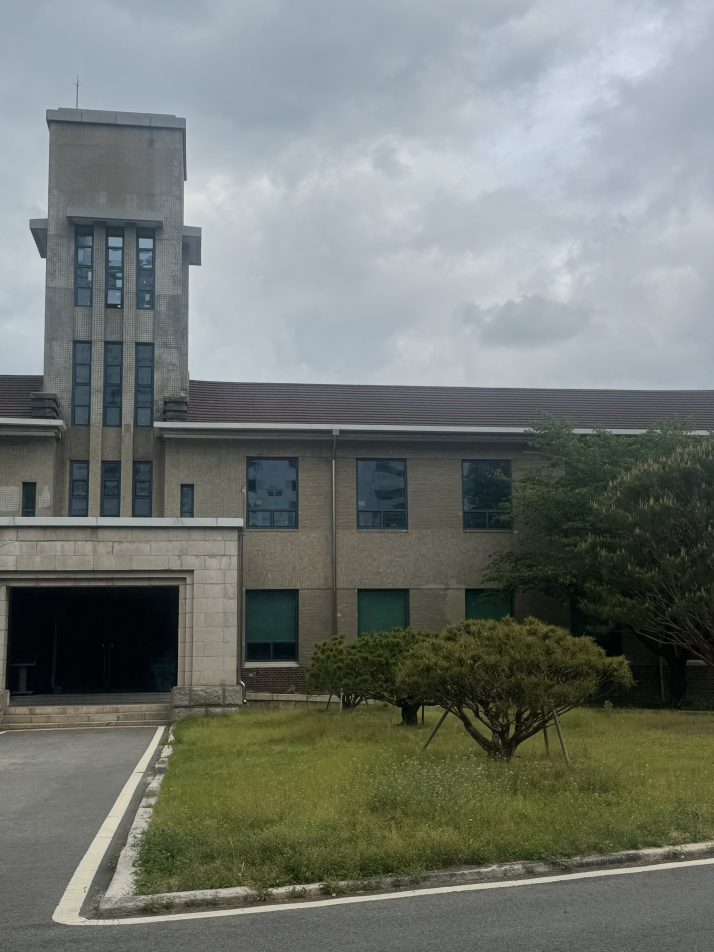
#> input picture KakaoTalk_20260428_135350625.jpg, 4284 x 5712 px (shown at 1/6 size)
$ python image_stitching.py
#> lines starting #> are read from the running program, lines starting #| are printed output that depends on the picture; pictures that were not available may be replaced by others from this repository, and a replacement may not be noted
"""
image_stitching.py
==================
자동 이미지 스티칭 프로그램
- SIFT 특징점 추출 및 FLANN 매칭
- Lowe's ratio test로 좋은 매칭 선별
- RANSAC 기반 호모그래피 추정
- warpPerspective로 이미지 워핑
- ★ 추가 기능: Linear Feathering Blending (자연스러운 경계 합성)
"""

import cv2
import numpy as np
import os

# ────────────────────────────────────────────────────
# 설정: 사용할 이미지 경로 (왼쪽 → 오른쪽 순서)
# ────────────────────────────────────────────────────
IMAGE_PATHS = [
    "KakaoTalk_20260428_135350625.jpg",
    "KakaoTalk_20260428_140646008.jpg",
    "IMG_2108.jpeg",
]
OUTPUT_DIR  = "output"
MAX_WIDTH   = 1200
RATIO_TEST  = 0.80
RANSAC_THR  = 5.0
MIN_MATCHES = 10


def load_images(paths):
    images = []
    for p in paths:
        img = cv2.imread(p)
#> img is the input picture: shape (5712, 4284, 3); mean B, G, R 114, 119.6, 113.9
        if img is None:
            raise FileNotFoundError(f"[ERROR] 이미지를 찾을 수 없습니다: {p}")
        h, w = img.shape[:2]
#> h = 5712; w = 4284
        if w > MAX_WIDTH:
            scale = MAX_WIDTH / w
#> scale = 0.28
            img = cv2.resize(img, (int(w * scale), int(h * scale)))
#> img: shape (1600, 1200, 3)
        images.append(img)
        print(f"  [LOAD] {os.path.basename(p):40s} {img.shape[1]}x{img.shape[0]}")
#|   [LOAD] KakaoTalk_20260428_135350625.jpg         1200x1600
    return images


def detect_and_match(img1, img2):
    gray1 = cv2.cvtColor(img1, cv2.COLOR_BGR2GRAY)
    gray2 = cv2.cvtColor(img2, cv2.COLOR_BGR2GRAY)
    sift = cv2.SIFT_create()
    kp1, des1 = sift.detectAndCompute(gray1, None)
    kp2, des2 = sift.detectAndCompute(gray2, None)
    print(f"  특징점 수: {len(kp1)} / {len(kp2)}")
    index_params  = dict(algorithm=1, trees=5)
    search_params = dict(checks=50)
    flann   = cv2.FlannBasedMatcher(index_params, search_params)
    matches = flann.knnMatch(des1, des2, k=2)
    good = [m for m, n in matches if m.distance < RATIO_TEST * n.distance]
    print(f"  좋은 매칭 수 (ratio test): {len(good)}")
    if len(good) < MIN_MATCHES:
        raise RuntimeError(f"매칭 수 부족: {len(good)} < {MIN_MATCHES}")
    return kp1, kp2, good


def find_homography(kp1, kp2, matches):
    src_pts = np.float32([kp1[m.queryIdx].pt for m in matches]).reshape(-1, 1, 2)
    dst_pts = np.float32([kp2[m.trainIdx].pt for m in matches]).reshape(-1, 1, 2)
    H, mask = cv2.findHomography(src_pts, dst_pts, cv2.RANSAC, RANSAC_THR)
    inliers = int(mask.sum()) if mask is not None else 0
    print(f"  RANSAC 인라이어: {inliers}/{len(matches)}")
    if H is None:
        raise RuntimeError("호모그래피 추정 실패")
    return H, mask


def warp_and_composite(img_src, img_dst, H):
    h_s, w_s = img_src.shape[:2]
    h_d, w_d = img_dst.shape[:2]
    corners_src = np.float32([[0,0],[w_s,0],[w_s,h_s],[0,h_s]]).reshape(-1,1,2)
    corners_dst = np.float32([[0,0],[w_d,0],[w_d,h_d],[0,h_d]]).reshape(-1,1,2)
    corners_warped = cv2.perspectiveTransform(corners_src, H)
    all_corners = np.concatenate([corners_dst, corners_warped], axis=0)
    x_min = int(np.floor(all_corners[:,:,0].min()))
    y_min = int(np.floor(all_corners[:,:,1].min()))
    x_max = int(np.ceil(all_corners[:,:,0].max()))
    y_max = int(np.ceil(all_corners[:,:,1].max()))
    tx, ty = -x_min, -y_min
    T = np.array([[1,0,tx],[0,1,ty],[0,0,1]], dtype=np.float64)
    canvas_w = x_max - x_min
    canvas_h = y_max - y_min
    warped_src = cv2.warpPerspective(img_src, T @ H, (canvas_w, canvas_h))
    canvas_dst = np.zeros((canvas_h, canvas_w, 3), dtype=np.uint8)
    canvas_dst[ty:ty+h_d, tx:tx+w_d] = img_dst
    result = feathering_blend(canvas_dst, warped_src)
    return result


def feathering_blend(img_a, img_b):
    """★ 추가 기능: Linear Feathering Blending
    거리 변환 기반 alpha 맵으로 이미지 경계를 자연스럽게 합성"""
    mask_a = (img_a.sum(axis=2) > 0).astype(np.uint8)
    mask_b = (img_b.sum(axis=2) > 0).astype(np.uint8)
    dist_a = cv2.distanceTransform(mask_a, cv2.DIST_L2, 5)
    dist_b = cv2.distanceTransform(mask_b, cv2.DIST_L2, 5)
    total = dist_a + dist_b
    total[total == 0] = 1
    alpha = (dist_a / total)[..., np.newaxis]
    overlap = (mask_a & mask_b).astype(bool)
    only_a  = (mask_a & ~mask_b).astype(bool)
    only_b  = (~mask_a & mask_b).astype(bool)
    result = np.zeros_like(img_a, dtype=np.float32)
    img_a_f = img_a.astype(np.float32)
    img_b_f = img_b.astype(np.float32)
    result[overlap] = (alpha[overlap] * img_a_f[overlap] +
                       (1 - alpha[overlap]) * img_b_f[overlap])
    result[only_a]  = img_a_f[only_a]
    result[only_b]  = img_b_f[only_b]
    return result.clip(0, 255).astype(np.uint8)


def crop_black_border(img):
    gray = cv2.cvtColor(img, cv2.COLOR_BGR2GRAY)
    _, thresh = cv2.threshold(gray, 1, 255, cv2.THRESH_BINARY)
    coords = cv2.findNonZero(thresh)
    if coords is None:
        return img
    x, y, w, h = cv2.boundingRect(coords)
    return img[y:y+h, x:x+w]


def save_match_visualization(img1, img2, kp1, kp2, matches, mask, save_path):
    inlier_matches = [m for m, flag in zip(matches, mask.ravel()) if flag]
    vis = cv2.drawMatches(
        img1, kp1, img2, kp2,
        inlier_matches[:60], None,
        matchColor=(0, 255, 0),
        singlePointColor=(255, 0, 0),
        flags=cv2.DrawMatchesFlags_NOT_DRAW_SINGLE_POINTS
    )
    cv2.imwrite(save_path, vis)
    print(f"  [SAVE] 매칭 시각화 -> {save_path}")


if __name__ == "__main__":
    os.makedirs(OUTPUT_DIR, exist_ok=True)

    print("=" * 55)
    print("  Image Stitching with Feathering Blend")
    print("=" * 55)

    print("\n[1] 이미지 로드")
    images = load_images(IMAGE_PATHS)
#> images = 3 items

    result = images[0]

    for i in range(1, len(images)):
        print(f"\n[{i+1}] 이미지 {i} + 이미지 {i+1} 정합")
        try:
            kp1, kp2, good = detect_and_match(result, images[i])
            H, mask = find_homography(kp1, kp2, good)
            save_match_visualization(
                result, images[i], kp1, kp2, good, mask,
                os.path.join(OUTPUT_DIR, f"match_{i}.jpg")
            )
            result = warp_and_composite(result, images[i], H)
            result = crop_black_border(result)
            print(f"  현재 파노라마 크기: {result.shape[1]} x {result.shape[0]}")
            mid_path = os.path.join(OUTPUT_DIR, f"step_{i}.jpg")
            cv2.imwrite(mid_path, result)
            print(f"  [SAVE] 중간 결과 -> {mid_path}")
        except RuntimeError as e:
            print(f"  [SKIP] {e}")
            continue
#> this loop made 2 passes
#> (index_params in detect_and_match, search_params in detect_and_match, matches in detect_and_match, good, inliers in find_homography, inlier_matches in save_match_visualization, h_s in warp_and_composite, w_s in warp_and_composite) on pass 1: ({'algorithm': 1, 'trees': 5}, {'checks': 50}, 4187 matches, 4187 matches, 4187, 4187 matches, 1600, 1200)
#> (index_params in detect_and_match, search_params in detect_and_match, matches in detect_and_match, good, inliers in find_homography, inlier_matches in save_match_visualization, h_s in warp_and_composite, w_s in warp_and_composite) on pass 2: ({'algorithm': 1, 'trees': 5}, {'checks': 50}, 4187 matches, 288 matches, 129, 129 matches, 1600, 1200)
#| [2] 이미지 1 + 이미지 2 정합
#|   특징점 수: 4187 / 4187
#|   좋은 매칭 수 (ratio test): 4187
#|   RANSAC 인라이어: 4187/4187
#|   [SAVE] 매칭 시각화 -> output/match_1.jpg
#|   현재 파노라마 크기: 1200 x 1600
#|   [SAVE] 중간 결과 -> output/step_1.jpg
#| [3] 이미지 2 + 이미지 3 정합
#|   특징점 수: 4187 / 2160
#|   좋은 매칭 수 (ratio test): 288
#> (further printed lines are left out)
#> pass 1, in detect_and_match, `gray1 = cv2.cvtColor(img1, cv2.COLOR_BGR2GRAY)`:
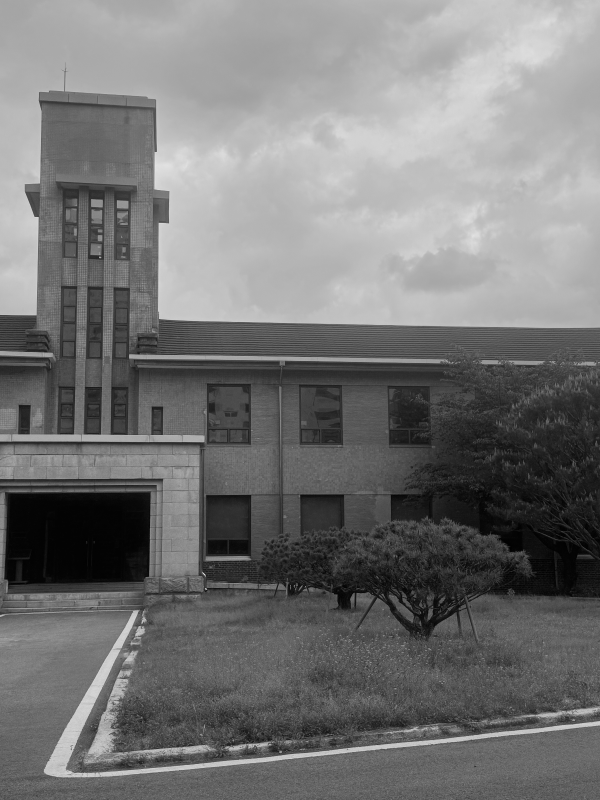
#> gray1: shape (1600, 1200) (shown at 1/2 size); min 0, max 236, mean 117.1
#> pass 1, in save_match_visualization, `vis = cv2.drawMatches( img1, kp1, img2, kp2, inlier_matches[:60], None..`:
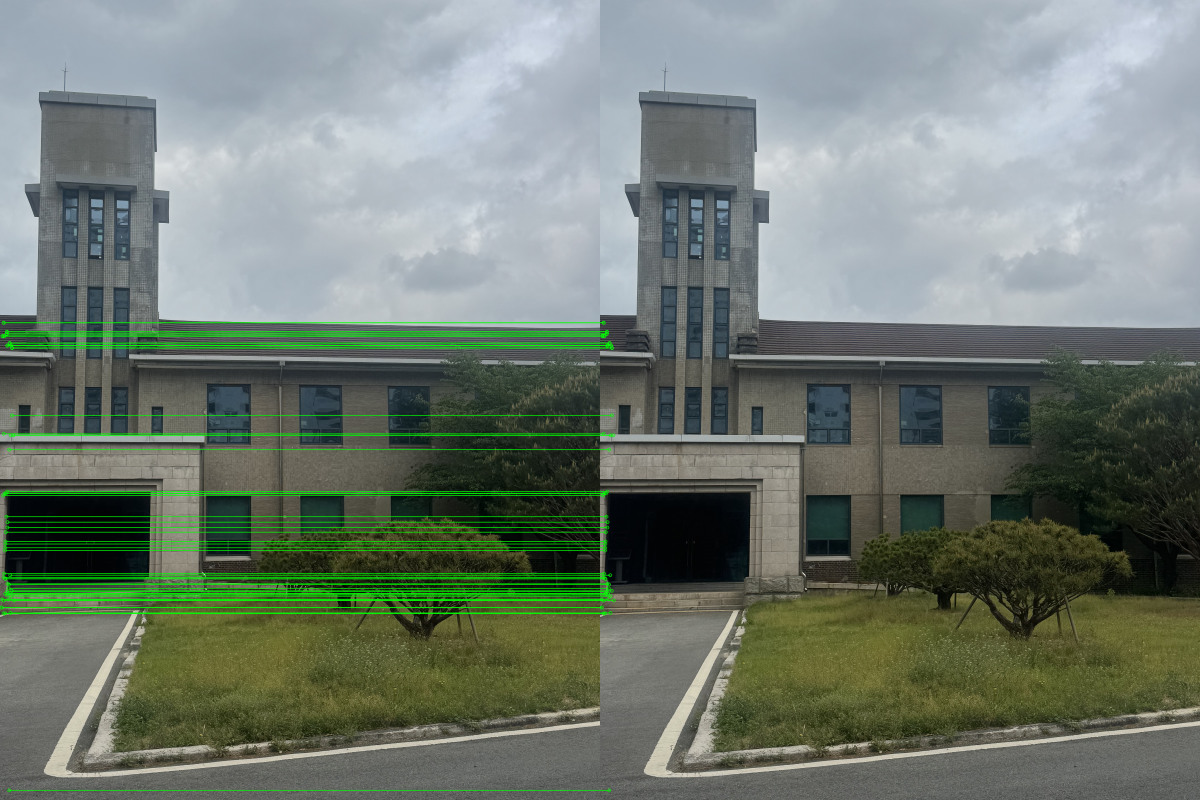
#> vis: shape (1600, 2400, 3) (shown at 1/2 size); mean B, G, R 112.7, 123.2, 112.5
#> pass 1, in feathering_blend, `mask_a = (img_a.sum(axis=2) > 0).astype(np.uint8)`:
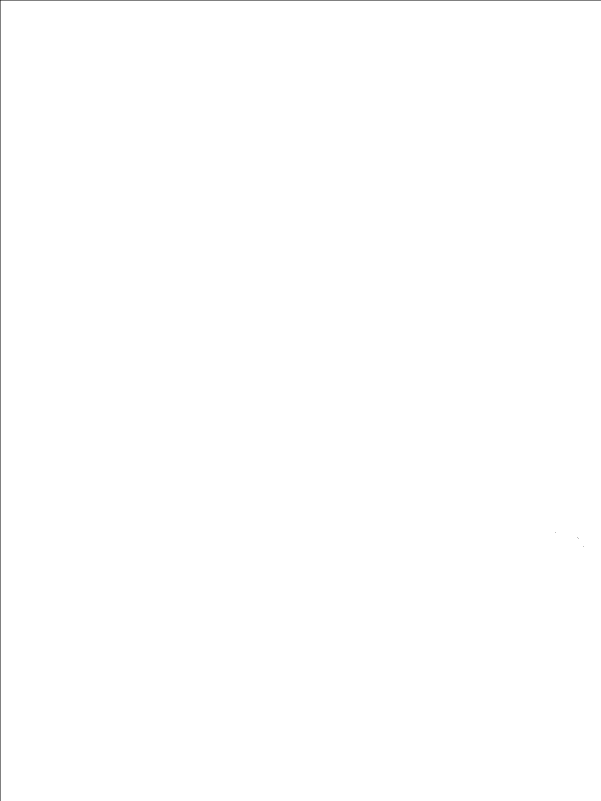
#> mask_a: shape (1601, 1201) (shown at 1/2 size); values 0 (black) and 1 (white), 99.9% white; black in thin lines or dots
#> after the loop:
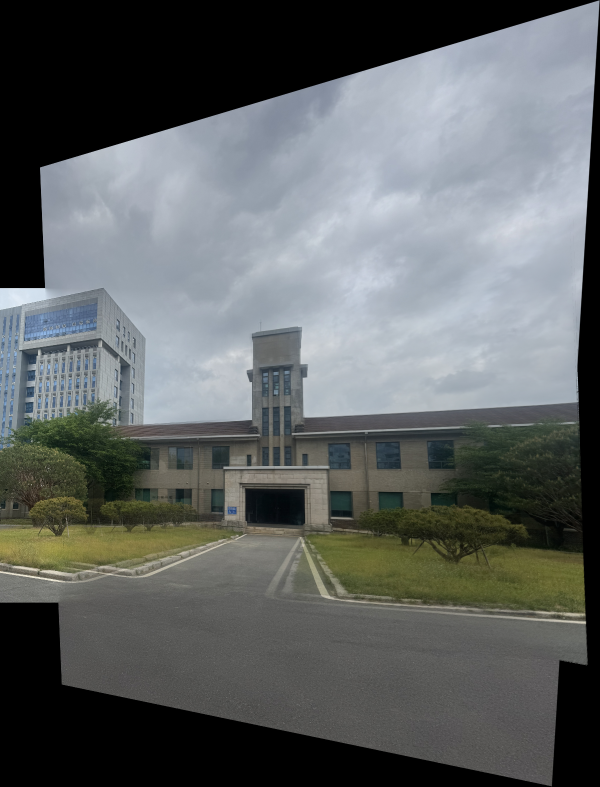
#> result: shape (1573, 1200, 3) (shown at 1/2 size); mean B, G, R 99.6, 99.6, 95.7

    final_path = os.path.join(OUTPUT_DIR, "panorama_final.jpg")
    cv2.imwrite(final_path, result)
    print(f"\n{'='*55}")
    print(f"  [완료] 최종 파노라마 -> {final_path}")
#|   [완료] 최종 파노라마 -> output/panorama_final.jpg
    print(f"         크기: {result.shape[1]} x {result.shape[0]}")
#|          크기: 1200 x 1573
    print(f"{'='*55}")
